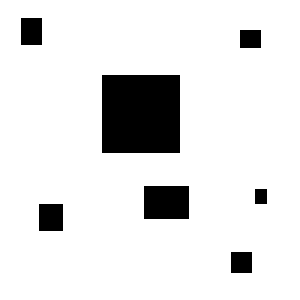
//> input picture practice-3/images/rectangles.bmp, 100 x 100 px (shown 3 times larger)
$ ./task_7   (built with g++ and OpenCV 4)
//> lines starting //> are read from the running program, lines starting //| are printed output that depends on the picture; after the words box and inside, x2 and y2 are one past the last pixel; in counts of white or black regions, pixels touching at a corner belong together
#include <iostream>
#include <string>
#include <list>
#include <vector>
#include <map>

#include <opencv2/imgproc/imgproc.hpp>
#include <opencv2/highgui/highgui.hpp>


void TwoPass(const cv::Mat& _binImg, cv::Mat& _lableImg);
cv::Scalar icvprGetRandomColor();
void LabelColor(const cv::Mat& _labelImg, cv::Mat& _colorLabelImg);


int main(int argc, char** argv)
{
	cv::Mat binImage = cv::imread("images/rectangles.bmp", 0) ;
//> binImage: 100 rows x 100 cols, CV_8UC1; 89.1% white; 7 black regions, largest, box (x1, y1, x2, y2) and area: (34, 25, 60, 51) 676, (48, 62, 63, 73) 165, (13, 68, 21, 77) 72
	cv::threshold(binImage, binImage, 50, 1, cv::THRESH_BINARY_INV) ;

	// connected component labeling
	cv::Mat labelImg ;
	TwoPass(binImage, labelImg) ;
	//SeedFill(binImage, labelImg) ;

	// show result
	cv::Mat grayImg ;
	labelImg *= 10 ;
	labelImg.convertTo(grayImg, CV_8UC1) ;
	cv::imshow("labelImg", grayImg) ;

	cv::Mat colorLabelImg ;
	LabelColor(labelImg, colorLabelImg) ;
	cv::imshow("colorImg", colorLabelImg) ;
	cv::waitKey(0) ;

	return 0 ;
}


void TwoPass(const cv::Mat& _binImg, cv::Mat& _lableImg)
{
	// connected component analysis (4-component)
	// use two-pass algorithm
	// 1. first pass: label each foreground pixel with a label
	// 2. second pass: visit each labeled pixel and merge neighbor labels
	//
	// foreground pixel: _binImg(x,y) = 1
	// background pixel: _binImg(x,y) = 0


	if (_binImg.empty() ||
		_binImg.type() != CV_8UC1)
	{
		return ;
	}

	// 1. first pass

	_lableImg.release() ;
	_binImg.convertTo(_lableImg, CV_32SC1) ;

	int label = 1 ;  // start by 2
	std::vector<int> labelSet ;
	labelSet.push_back(0) ;   // background: 0
	labelSet.push_back(1) ;   // foreground: 1

	int rows = _binImg.rows - 1 ;
//> rows = 99
	int cols = _binImg.cols - 1 ;
//> cols = 99
	for (int i = 1; i < rows; i++)
	{
		int* data_preRow = _lableImg.ptr<int>(i-1) ;
		int* data_curRow = _lableImg.ptr<int>(i) ;
		for (int j = 1; j < cols; j++)
		{
			if (data_curRow[j] == 1)
			{
				std::vector<int> neighborLabels ;
				neighborLabels.reserve(2) ;
				int leftPixel = data_curRow[j-1] ;
				int upPixel = data_preRow[j] ;

				if ( leftPixel > 1)
				{
					neighborLabels.push_back(leftPixel) ;
				}
				if (upPixel > 1)
				{
					neighborLabels.push_back(upPixel) ;
				}

				if (neighborLabels.empty())
				{
					labelSet.push_back(++label) ;  // assign to a new label
					data_curRow[j] = label ;
					labelSet[label] = label ;
				}
				else
				{
					std::sort(neighborLabels.begin(), neighborLabels.end()) ;
					int smallestLabel = neighborLabels[0] ;
					data_curRow[j] = smallestLabel ;

					// save equivalence
					for (size_t k = 1; k < neighborLabels.size(); k++)
					{
						int tempLabel = neighborLabels[k] ;
						int& oldSmallestLabel = labelSet[tempLabel] ;

						if (oldSmallestLabel > smallestLabel)
						{
							labelSet[oldSmallestLabel] = smallestLabel ;
							oldSmallestLabel = smallestLabel ;
						}
						else if (oldSmallestLabel < smallestLabel)
						{
							labelSet[smallestLabel] = oldSmallestLabel ;
						}
					}
				}
			}
		}
	}
//> this loop made 98 passes
//> label on passes 1 to 12: 1, 1, 1, 1, 1, 2, 2, 2, 2, 3, 3, 3
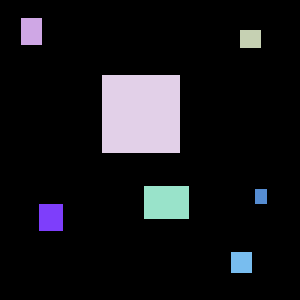
//> _lableImg: 100 rows x 100 cols, CV_32SC1 (shown 3 times larger); 8 distinct labels, from 0 to 8; one colour per label, 0 black
//> after the loop, labelSet = [0, 1, 2, 3, 4, 5, 6, 7, 8]; label = 8

	// update equivalent labels
	// assigned with the smallest label in each equivalent label set
	for (size_t i = 2; i < labelSet.size(); i++)
	{
		int curLabel = labelSet[i] ;
		int preLabel = labelSet[curLabel] ;
		while (preLabel != curLabel)
		{
			curLabel = preLabel ;
			preLabel = labelSet[preLabel] ;
		}
		labelSet[i] = curLabel ;
	}
//> this loop made 7 passes


	// 2. second pass
	for (int i = 0; i < rows; i++)
	{
		int* data = _lableImg.ptr<int>(i) ;
		for (int j = 0; j < cols; j++)
		{
			int& pixelLabel = data[j] ;
			pixelLabel = labelSet[pixelLabel] ;
		}
	}
//> in main, `labelImg *= 10 ;`:
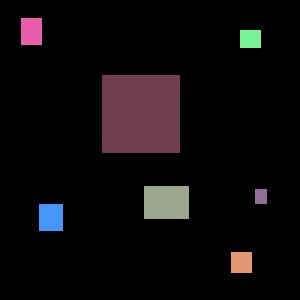
//> labelImg: 100 rows x 100 cols, CV_32SC1 (shown 3 times larger); 8 distinct labels, from 0 to 80; one colour per label, 0 black
//> in main, `labelImg.convertTo(grayImg, CV_8UC1) ;`:
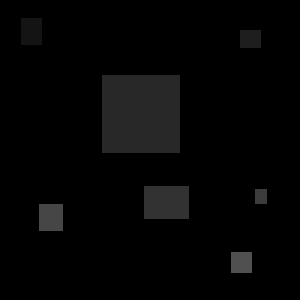
//> grayImg: 100 rows x 100 cols, CV_8UC1 (shown 3 times larger); min 0, max 80, mean 4.8
}


cv::Scalar GetRandomColor()
{
	uchar r = 255 * (rand()/(1.0 + RAND_MAX));
	uchar g = 255 * (rand()/(1.0 + RAND_MAX));
	uchar b = 255 * (rand()/(1.0 + RAND_MAX));
	return cv::Scalar(b,g,r) ;
}


void LabelColor(const cv::Mat& _labelImg, cv::Mat& _colorLabelImg)
{
	if (_labelImg.empty() ||
		_labelImg.type() != CV_32SC1)
	{
		return ;
	}

	std::map<int, cv::Scalar> colors ;

	int rows = _labelImg.rows ;
//> rows = 100
	int cols = _labelImg.cols ;
//> cols = 100

	_colorLabelImg.release() ;
	_colorLabelImg.create(rows, cols, CV_8UC3) ;
	_colorLabelImg = cv::Scalar::all(0) ;

	for (int i = 0; i < rows; i++)
	{
		const int* data_src = (int*)_labelImg.ptr<int>(i) ;
		uchar* data_dst = _colorLabelImg.ptr<uchar>(i) ;
		for (int j = 0; j < cols; j++)
		{
			int pixelValue = data_src[j] ;
			if (pixelValue > 1)
			{
				if (colors.count(pixelValue) <= 0)
				{
					colors[pixelValue] = GetRandomColor() ;
				}
				cv::Scalar color = colors[pixelValue] ;
				*data_dst++   = color[0] ;
				*data_dst++ = color[1] ;
				*data_dst++ = color[2] ;
			}
			else
			{
				data_dst++ ;
				data_dst++ ;
				data_dst++ ;
			}
		}
	}
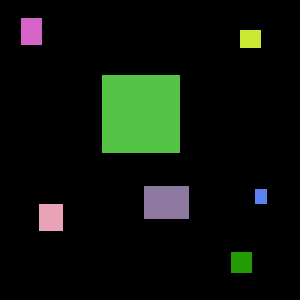
//> _colorLabelImg: 100 rows x 100 cols, CV_8UC3 (shown 3 times larger); mean B, G, R 10.6, 19, 12.3
//> after the loop, colors = 7 items
}

$ run again, with practice-3/images/rectangle_2.bmp copied over practice-3/images/rectangles.bmp
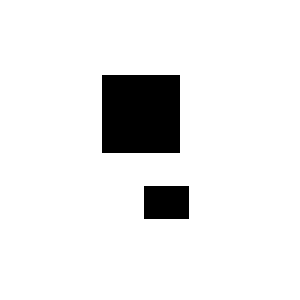
//> input picture practice-3/images/rectangle_2.bmp, 100 x 100 px (shown 3 times larger)
//> the loop in TwoPass, `for (int i = 1; i < rows; i++)` made 98 passes
//> label on passes 1 to 8: 1, 1, 1, 1, 1, 1, 1, 1
//> after the loop in TwoPass, `for (int i = 1; i < rows; i++)`:
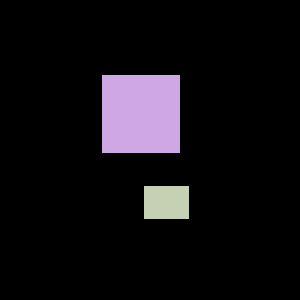
//> _lableImg: 100 rows x 100 cols, CV_32SC1 (shown 3 times larger); 3 distinct labels, from 0 to 3; one colour per label, 0 black
//> after the loop in TwoPass, `for (int i = 1; i < rows; i++)`: labelSet = [0, 1, 2, 3]; label = 3
//> the loop in TwoPass, `for (size_t i = 2; i < labelSet.size(); i++)` made 2 passes
//> (curLabel, preLabel) on passes 1 to 2: (2, 2), (3, 3)
//> labelImg: 100 rows x 100 cols, CV_32SC1; 3 distinct labels, from 0 to 30
//> after the loop in LabelColor, `for (int i = 0; i < rows; i++)`:
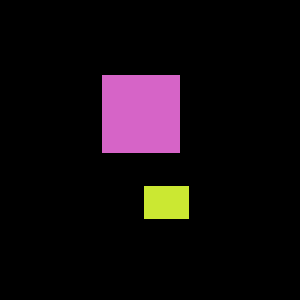
//> _colorLabelImg: 100 rows x 100 cols, CV_8UC3 (shown 3 times larger); mean B, G, R 14.3, 10.6, 17.8
//> after the loop in LabelColor, `for (int i = 0; i < rows; i++)`: colors = 2 items
